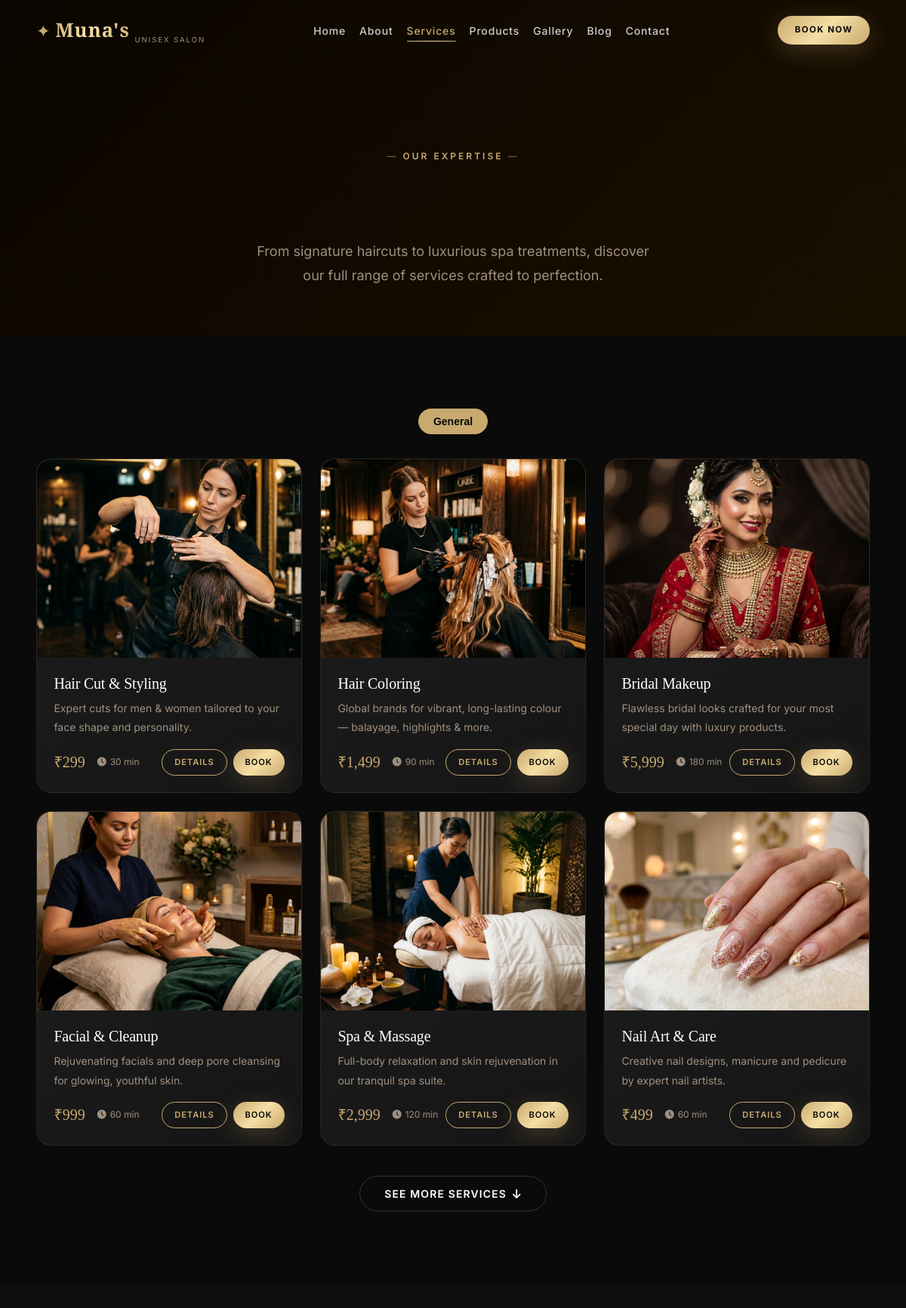
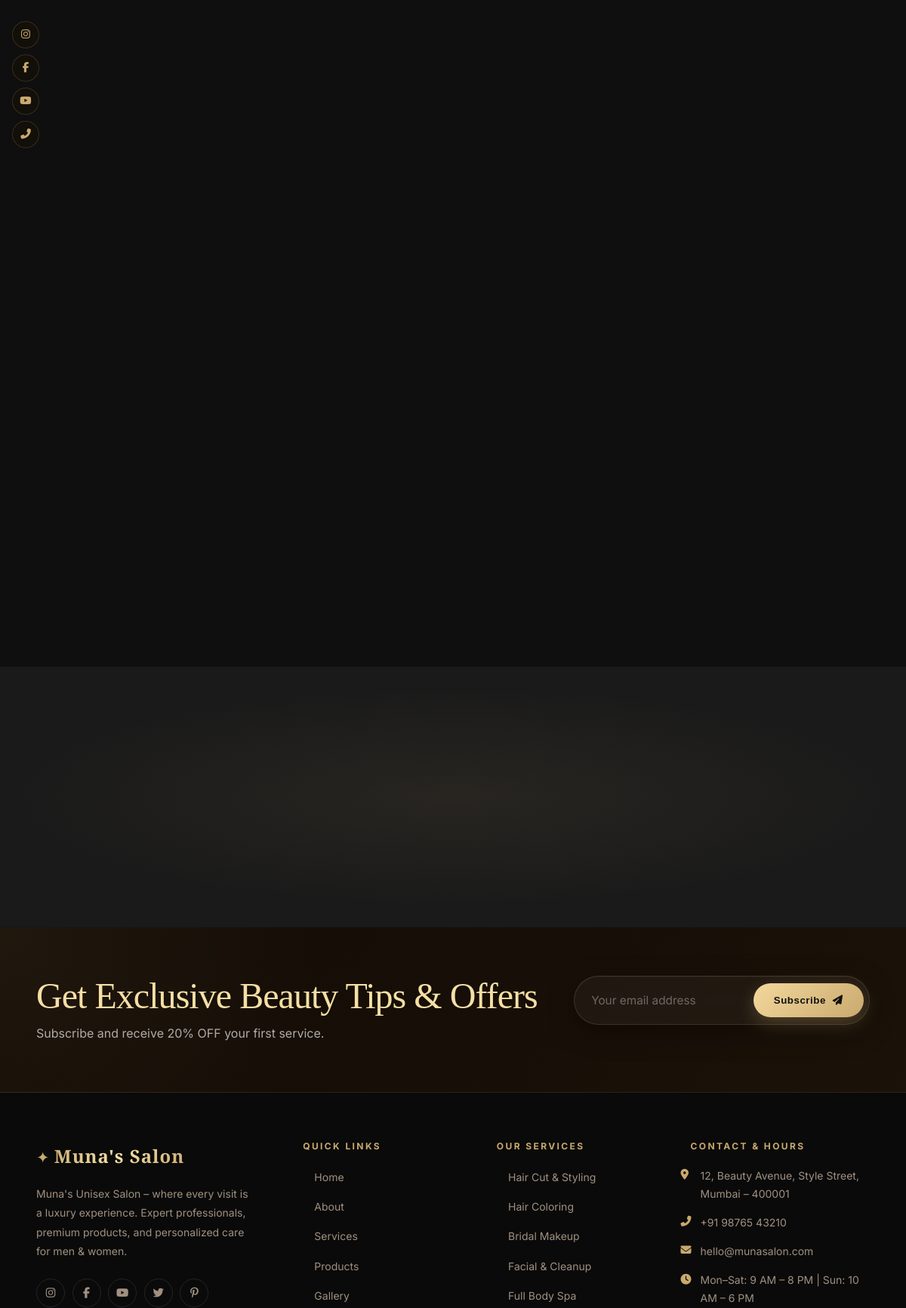
/services.php (upper part), run on the app's committed database (2 pictures, top to bottom).
### tables this page shows
CREATE TABLE services (
                id INTEGER PRIMARY KEY AUTOINCREMENT,
                category TEXT NOT NULL,
                title TEXT NOT NULL,
                description TEXT,
                price TEXT,
                duration TEXT,
                image TEXT
            , attributes TEXT, amenities TEXT, related_services TEXT);

### services.php (the view, shortened to what this page needs)
<?php
$IMG = '/images';
include __DIR__ . '/php/header.php';
$all_services = $db->query("SELECT * FROM services ORDER BY category ASC, id ASC")->fetchAll();
$categories = [];
foreach ($all_services as $s) {
    $categories[$s['category']][] = $s;
}
?>
<section style="padding:12rem 0 4rem;background:linear-gradient(135deg,#0a0500,#1a1000);text-align:center;position:relative;">
  <div class="container" style="position:relative;z-index:1;">
    <span class="section-eyebrow" data-reveal="fade-up">Our Expertise</span>
    <p class="section-subtitle" data-reveal="fade-up">From signature haircuts to luxurious spa treatments, discover our full range of services crafted to perfection.</p>
  </div>
</section>
<section class="section">
  <div class="container">
    <div class="tabs" style="justify-content:center;" id="service-tabs">
      <?php
      $first_cat = array_keys($categories)[0] ?? 'General';
      foreach(array_keys($categories) as $i=>$cat): ?>
      <button class="tab-btn <?=$cat===$first_cat?'active':''?>" data-category="<?=htmlspecialchars($cat)?>"><?=htmlspecialchars($cat)?></button>
      <?php endforeach; ?>
    </div>
    <?php foreach($categories as $cat=>$services): ?>
    <div class="services-cat-panel <?=$cat===$first_cat?'active':''?>" data-category-panel="<?=htmlspecialchars($cat)?>" style="<?=$cat!==$first_cat?'display:none':''?>">
      <div class="services-grid align-start" id="services-grid-<?=htmlspecialchars($cat)?>">
        <?php
        $isGeneral = ($cat === 'General');
        $visibleCount = $isGeneral ? 6 : count($services);
        $serviceIndex = 0;
        foreach($services as $s):
          $isHidden = $isGeneral && $serviceIndex >= $visibleCount;
        ?>
        <div class="service-card hover-lift <?=$isHidden ? 'service-hidden' : ''?>" data-service-index="<?=$serviceIndex?>">
          <div class="service-card-img">
            <img src="<?=$IMG?>/<?=htmlspecialchars($s['image'])?>" alt="<?=htmlspecialchars($s['title'])?>" loading="lazy">
          </div>
          <div class="service-card-body">
            <h3><?=htmlspecialchars($s['title'])?></h3>
            <p><?=htmlspecialchars($s['description'])?></p>
            <div class="service-card-footer">
              <div style="display:flex; align-items:center; gap:1rem;">
                <span class="service-price"><?=htmlspecialchars($s['price'])?></span>
                <span class="service-duration"><i class="fas fa-clock"></i> <?=htmlspecialchars($s['duration'])?></span>
              </div>
              <div style="display:flex; gap:0.5rem;">
                <a href="#" onclick="openServiceModal(<?= $s['id'] ?>); return false;" class="btn btn-outline" style="padding:.45rem 1rem;font-size:.7rem;">Details</a>
                <a href="/book-appointment.php?service=<?= urlencode($s['title']) ?>" class="btn btn-gold" style="padding:.45rem 1rem;font-size:.7rem;">Book</a>
              </div>
            </div>
          </div>
        </div>
        <?php
          $serviceIndex++;
        endforeach;
        ?>
      </div>
      <?php if($isGeneral && count($services) > $visibleCount): ?>
      <div class="services-see-more-container" data-category="<?=htmlspecialchars($cat)?>" id="services-see-more-container-<?=htmlspecialchars($cat)?>">
        <button class="btn-see-more services-see-more-btn" data-category-see-more="<?=htmlspecialchars($cat)?>">
          See More Services <i class="fas fa-arrow-down"></i>
        </button>
      </div>
      <?php endif; ?>
    </div>
    <?php endforeach; ?>
  </div>
</section>
<section class="section section-dark" id="service-guarantee-section">
  <div class="container">
    <div class="guarantee-grid" id="guarantee-grid">
    </div>
  </div>
</section>
<section class="cta-section section">
</section>
<?php include __DIR__ . '/php/footer.php'; ?>

### css/variables.css (style rules this page uses)
:root { --clr-black: #0a0a0a; --clr-black-soft: #111111; --clr-black-mid: #1a1a1a; --clr-charcoal: #242424; --clr-dark-bg: #0f0f0f; --clr-gold: #c9a96e; --clr-gold-light: #f5dfa5; --clr-gold-dark: #a07a40; --clr-gold-pale: #f0d8a8; --clr-white: #ffffff; --clr-off-white: #faf7f2; --clr-nude: #f5ede0; --clr-beige: #e8d5b7; --clr-pink-soft: #f9e8ef; --clr-pink-mid: #e8a4be; --clr-rose: #d4708a; --clr-gray-100: #f8f5f0; --clr-gray-200: #e5e0d8; --clr-gray-400: #a09080; --clr-gray-600: #6b5f52; --clr-gray-800: #3d352c; --grad-gold: linear-gradient(135deg, #c9a96e 0%, #f5dfa5 50%, #c9a96e 100%); --grad-gold-v: linear-gradient(180deg, #c9a96e 0%, #a07a40 100%); --grad-dark: linear-gradient(180deg, #0a0a0a 0%, #1a1414 100%); --grad-hero: linear-gradient(135deg, rgba(10,10,10,.85) 0%, rgba(30,15,5,.6) 100%); --grad-card: linear-gradient(145deg, #1e1e1e 0%, #151515 100%); --grad-glass: linear-gradient(135deg, rgba(201,169,110,.08) 0%, rgba(245,223,165,.04) 100%); --grad-pink-gold: linear-gradient(135deg, #f9e8ef 0%, #f5ede0 50%, #f5dfa5 100%); --grad-overlay: linear-gradient(to top, rgba(0,0,0,.9) 0%, rgba(0,0,0,.3) 60%, transparent 100%); --font-serif: 'Cormorant Garamond', Georgia, serif; --font-display: 'Playfair Display', Georgia, serif; --font-sans: 'Inter', system-ui, sans-serif; --fs-xs: clamp(.65rem, 1.2vw, .75rem); --fs-sm: clamp(.8rem, 1.5vw, .875rem); --fs-base: clamp(.9rem, 1.8vw, 1rem); --fs-md: clamp(1rem, 2vw, 1.125rem); --fs-lg: clamp(1.1rem, 2.5vw, 1.25rem); --fs-xl: clamp(1.3rem, 3vw, 1.5rem); --fs-2xl: clamp(1.6rem, 4vw, 2rem); --fs-3xl: clamp(2rem, 5vw, 2.75rem); --fs-4xl: clamp(2.4rem, 6vw, 3.5rem); --fs-5xl: clamp(3rem, 8vw, 5rem); --fs-hero: clamp(3.2rem, 9vw, 6.5rem); --sp-xs: .25rem; --sp-sm: .5rem; --sp-md: 1rem; --sp-lg: 1.5rem; --sp-xl: 2rem; --sp-2xl: 3rem; --sp-3xl: 4rem; --sp-4xl: 6rem; --sp-5xl: 8rem; --section-padding: clamp(4rem, 8vw, 7rem); --radius-sm: 6px; --radius-md: 12px; --radius-lg: 20px; --radius-xl: 32px; --radius-full: 9999px; --shadow-sm: 0 2px 8px rgba(0,0,0,.15); --shadow-md: 0 8px 24px rgba(0,0,0,.25); --shadow-lg: 0 16px 48px rgba(0,0,0,.35); --shadow-xl: 0 24px 64px rgba(0,0,0,.45); --shadow-gold: 0 8px 32px rgba(201,169,110,.25); --shadow-gold-hover: 0 16px 48px rgba(201,169,110,.4); --ease-smooth: cubic-bezier(.25,.1,.25,1); --ease-out: cubic-bezier(0, 0, .2, 1); --ease-spring: cubic-bezier(.34,1.56,.64,1); --t-fast: .15s; --t-base: .3s; --t-slow: .6s; --t-slower: 1s; --z-base: 1; --z-raised: 10; --z-sticky: 100; --z-navbar: 200; --z-overlay: 300; --z-modal: 400; --z-toast: 500; --z-loading: 9999; --navbar-height: 80px; --navbar-height-scroll: 64px; }
@media (prefers-color-scheme: light) { :root { --page-bg: var(--clr-off-white); --text-main: var(--clr-black); --text-muted: var(--clr-gray-600); } }

### css/animations.css (style rules this page uses)
[data-reveal] { opacity: 0; transition: opacity .8s var(--ease-out), transform .8s var(--ease-out); }
[data-reveal="fade-up"] { transform: translateY(40px); }
[data-reveal].revealed { opacity: 1; transform: none; }
.hover-lift { transition: transform var(--t-base) var(--ease-spring), box-shadow var(--t-base) var(--ease-smooth); }
.service-card, .why-card, .blog-card, .testimonial-card, .gallery-item, .product-card { animation: gsapSafetyNet 0s 1.5s forwards; }

### css/sections.css (style rules this page uses)
.services-grid { display: grid; grid-template-columns: repeat(auto-fill, minmax(280px, 1fr)); gap: 1.5rem; align-items: start; }
.cta-section { position:relative; overflow:hidden; background:var(--clr-black-mid); padding-block:6rem; text-align:center; }
.cta-section::before { content:''; position:absolute; inset:0; background:radial-gradient(ellipse 70% 60% at 50% 50%,rgba(201,169,110,.08) 0%,transparent 70%); pointer-events:none; }
.services-grid { display: grid; grid-template-columns: repeat(auto-fill, minmax(300px, 1fr)); gap: 1.5rem; align-items: start; }
.services-see-more-container { display: flex; justify-content: center; margin-top: 2.5rem; }

### data on the page
services: image (picture), title "Hair Cut & Styling", description "Expert cuts for men & women tailored to your face shape and personality.", price "₹299", duration "30 min"
services: image (picture), title "Hair Coloring", description "Global brands for vibrant, long-lasting colour — balayage, highlights & more.", price "₹1,499", duration "90 min"
services: image (picture), title "Bridal Makeup", description "Flawless bridal looks crafted for your most special day with luxury products.", price "₹5,999", duration "180 min"
services: image (picture), title "Facial & Cleanup", description "Rejuvenating facials and deep pore cleansing for glowing, youthful skin.", price "₹999", duration "60 min"
services: image (picture), title "Spa & Massage", description "Full-body relaxation and skin rejuvenation in our tranquil spa suite.", price "₹2,999", duration "120 min"
services: image (picture), title "Nail Art & Care", description "Creative nail designs, manicure and pedicure by expert nail artists.", price "₹499", duration "60 min"

### other printed values
$link['label'] "Home"
$link['label'] "About"
$link['label'] "Services"
$link['label'] "Products"
$link['label'] "Gallery"
$link['label'] "Blog"
$link['label'] "Contact"
$cat "General"
SITE_ADDRESS "12, Beauty Avenue, Style Street, Mumbai – 400001"
SITE_PHONE "+91 98765 43210"
SITE_EMAIL "hello@munasalon.com"
SITE_HOURS "Mon–Sat: 9 AM – 8 PM | Sun: 10 AM – 6 PM"
